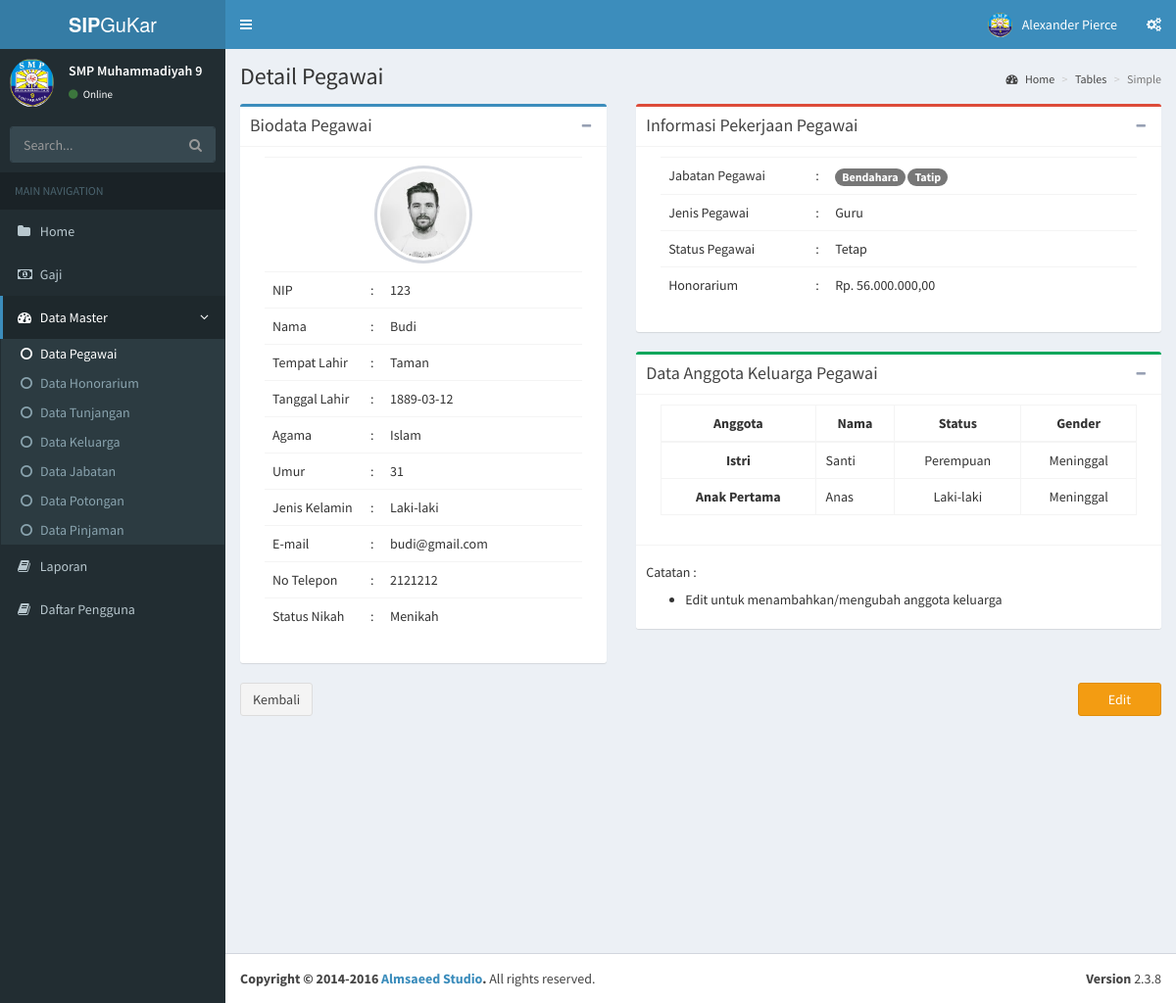
Before: /pegawai/detail/5 with the older database file.
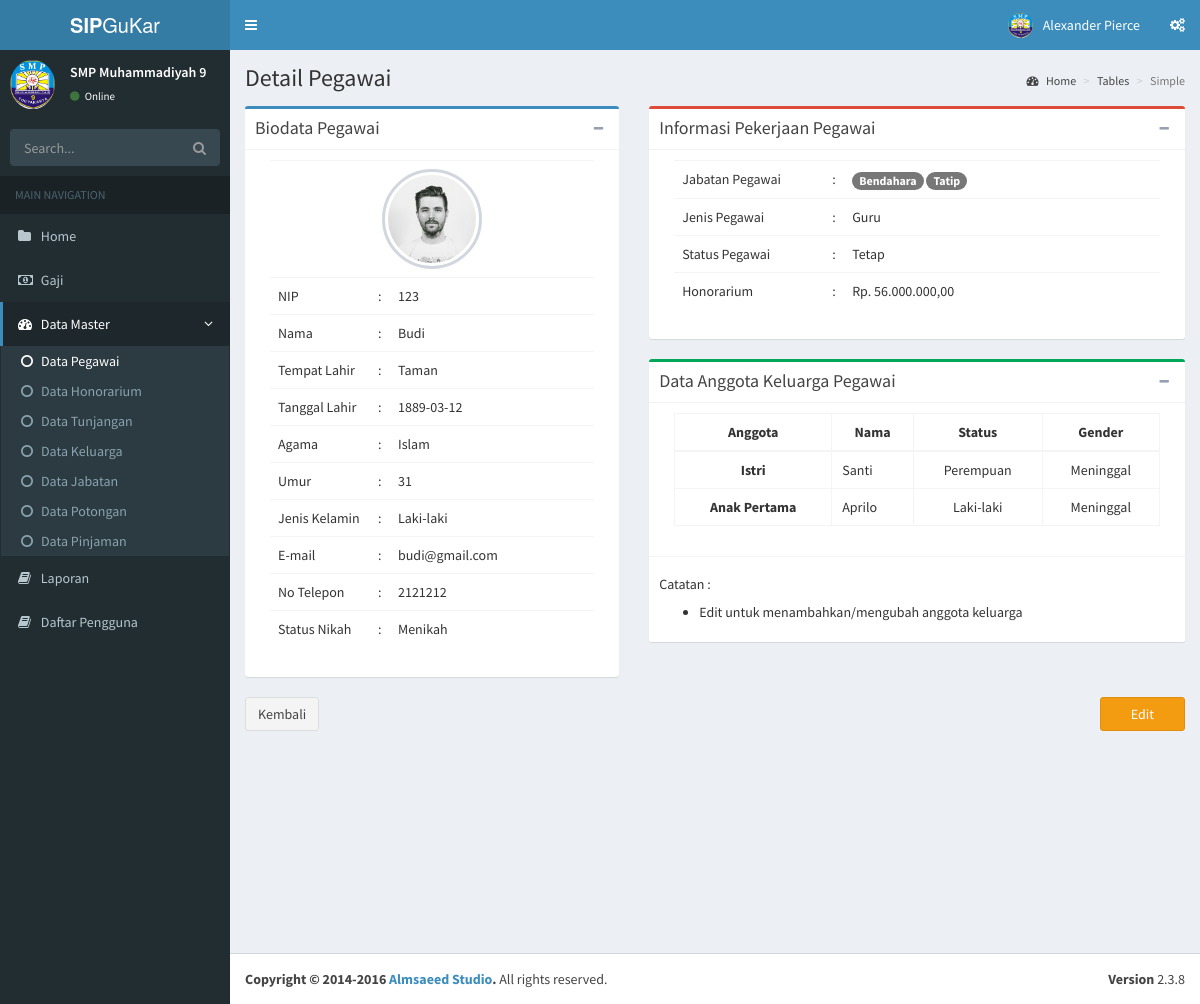
After: the same page with the newer database file.
### tables this page shows
CREATE TABLE `keluarga` (
  `id_anggota_klg` int(11) NOT NULL,
  `nama` varchar(100) DEFAULT NULL,
  `id_status` int(1) UNSIGNED DEFAULT NULL,
  `s_hidup` enum('0','1') DEFAULT NULL,
  `gender` enum('P','L') DEFAULT NULL,
  `id_pegawai` int(11) DEFAULT NULL,
  `created_at` timestamp NOT NULL DEFAULT current_timestamp(),
  `created_by` int(11) DEFAULT NULL
);

### application/libraries/Template.php (called while the page is built)
<?php if ( ! defined('BASEPATH')) exit('No direct script access allowed');
class Template {
		var $template_data = array();
		function set($name, $value)
		{
			$this->template_data[$name] = $value;
		}
		function load($template = '', $view = '' , $view_data = array(), $return = FALSE)
		{
			$this->CI =& get_instance();
			$this->set('contents', $this->CI->load->view($view, $view_data, TRUE));
			return $this->CI->load->view($template, $this->template_data, $return);
		}
}

### application/controllers/Pegawai.php (called while the page is built, shortened)
<?php
class Pegawai extends CI_Controller {
	public function detail_pegawai($id = TRUE)
	{
		$data['title'] = 'Detail Pegawai';
		$where = array('id_pegawai' => $id);
		$data['pegawais'] = $this->M_pegawai->get_pegawai_detail($where,'pegawai')->result_array();
		$data['keluargas'] = $this->M_keluarga->get_keluarga_pegawai($id,'keluarga')->result_array();
		$data['jabatans'] = $this->M_jabatan->get_jabatan_pegawai($id)->result_array();
		$this->template->load('index', 'pegawai/detail_pegawai', $data);
	}
}

### index.php (called while the page is built, shortened)
<?php
require_once BASEPATH.'core/CodeIgniter.php';

### application/models/M_pegawai.php (called while the page is built, shortened)
<?php
class M_pegawai extends CI_Model{
	public function get_pegawai_detail($where, $table)
	{
		$this->db->select($table.'.*');
		return $this->db->get_where($table, $where);
	}
}

### application/models/M_keluarga.php (called while the page is built, shortened)
<?php
class M_keluarga extends CI_Model{
	 public function get_keluarga_pegawai($id, $table)
	{
		$this->db->order_by('id_status', 'ASC');
		return $this->db->get_where($table, array('id_pegawai'=>$id));
	}
}

### application/views/pegawai/detail_pegawai.php (the view, shortened to what the changed rows need)
<section class="content">
	<div class="row">
								<?php foreach ($pegawais as $key => $pegawai) :
								$id = $pegawai['id_pegawai'];
								$gender = $pegawai['gender'];
								?>
								<tr>
									<td colspan="3">
										<img class="profile-user-img img-responsive img-circle" src="<?php echo base_url('assets/dist/img/upload/user1-128x128.jpg'); ?>" alt="">
									</td>
								</tr>
								<tr>
									<td style="width: 100px">NIP</td>
									<td style="width: 20px">:</td>
									<td><?php echo $pegawai['nbm']; ?></td>
								</tr>
								<tr>
									<td>Nama</td>
									<td>:</td>
									<td><?php echo $pegawai['nama']; ?></td>
								</tr>
								<tr>
									<td>Tempat Lahir</td>
									<td>:</td>
									<td><?php echo $pegawai['tempat_lahir']; ?></td>
								</tr>
								<tr>
									<td>Tanggal Lahir</td>
									<td>:</td>
									<td><?php echo $pegawai['tgl_lahir']; ?></td>
								</tr>
								<tr>
									<td>Agama</td>
									<td>:</td>
									<td><?php echo $pegawai['agama']; ?></td>
								</tr>
								<tr>
									<td>Umur</td>
									<td>:</td>
									<td><?php echo $pegawai['umur']; ?></td>
								</tr>
								<tr>
									<td>Jenis Kelamin</td>
									<td>:</td>
									<td><?php echo $pegawai['gender'] == 'L' ? 'Laki-laki':'Perempuan'; ?></td>
								</tr>
								<tr>
									<td>E-mail</td>
									<td>:</td>
									<td><?php echo $pegawai['email']; ?></td>
								</tr>
								<tr>
									<td>No Telepon</td>
									<td>:</td>
									<td><?php echo ($pegawai['telepon'] != 0) ? $pegawai['telepon'] : '-'; ?></td>
								</tr>
								<tr>
									<td>Status Nikah</td>
									<td>:</td>
									<td><?php echo $pegawai['status'] == 0 ? 'Belum Menikah':'Menikah'; ?></td>
								</tr>
								<?php endforeach; ?>
							<?php foreach ($pegawais as $key => $pegawai) :?>
								<tr>
									<td style="width: 150px">Jabatan Pegawai</td>
									<td style="width: 20px">:</td>
									<td>
									<?php foreach ($jabatans as $key => $jabatan) { ?>
										<span class="badge bg-grey"><?php echo $jabatan['jabatan'];?></span>
									<?php } ?>
									</td>
								</tr>
								<tr>
									<td>Jenis Pegawai</td>
									<td>:</td>
									<td><?php echo ($pegawai['jns_pegawai'] == 0) ? 'Guru' : 'Karyawan'; ?></td>
								</tr>
								<tr>
									<td width="3">Status Pegawai</td>
									<td>:</td>
									<td>
										<?php switch ($pegawai['status_pegawai']) {
											case 'P':
												echo 'PNS';
												break;
											case 'T0':
												echo 'Tidak Tetap';
												break;
											case 'T1':
												echo 'Tetap';
												break;
											case NULL:
												echo '-';
												break;
										}?>
									</td>
								</tr>
								<?php if($pegawai['status_pegawai'] == 'T1'):?>
								<tr>
									<td width="1">Honorarium</td>
									<td>:</td>
									<td><?php echo 'Rp. '.number_format($pegawai['honor'],2,',','.');
									echo '<small class="text-bold">'; if($pegawai['honor'] == 0) echo ' (belum ditetapkan) </small>';?></td>
								</tr>
								<?php endif;?>
							<?php endforeach; ?>
		<?php if($pegawai['status'] == 1) :?>
		<div class="col-md-7">
			<div class="box box-success">
				<div class="box-body">
					<div class="col-md-12">
						<table class="table text-center table-bordered table-hover">
							<thead>
								<th>Anggota</th>
								<th>Nama</th>
								<th>Status</th>
								<th>Gender</th>
							</thead>
							<tbody>
							<?php foreach ($keluargas as $key => $keluarga) : ?>
								<tr>
									<td class="text-bold">
										<?php switch ($keluarga['id_status']) {
											case '1':
												echo ($gender == 'L') ? 'Istri' : 'Suami';
												break;
											case '2':
												echo 'Anak Pertama';
												break;
										}?>
									</td>
									<td style="text-align: left; padding-left: 10px;"><?php echo (!empty($keluarga['nama'])) ? $keluarga['nama'] : '-';?></td>
									<td><?php echo ($keluarga['gender'] == 'P') ? 'Perempuan' : 'Laki-laki';?></td>
									<td><?php echo ($keluarga['s_hidup'] == 1) ? 'Hidup' : 'Meninggal';?></td>
								</tr>
							<?php endforeach;?>
							</tbody>
						</table>
					</div>
				</div>
			</div>
		</div>
		<?php endif;?>
	</div>
</section>
</div>

Changed rows visible on the page:
removed keluarga: id_status "Anak Pertama", nama "Anas", gender "Laki-laki", s_hidup "Meninggal"
added keluarga: id_status "Anak Pertama", nama "Aprilo", gender "Laki-laki", s_hidup "Meninggal"
